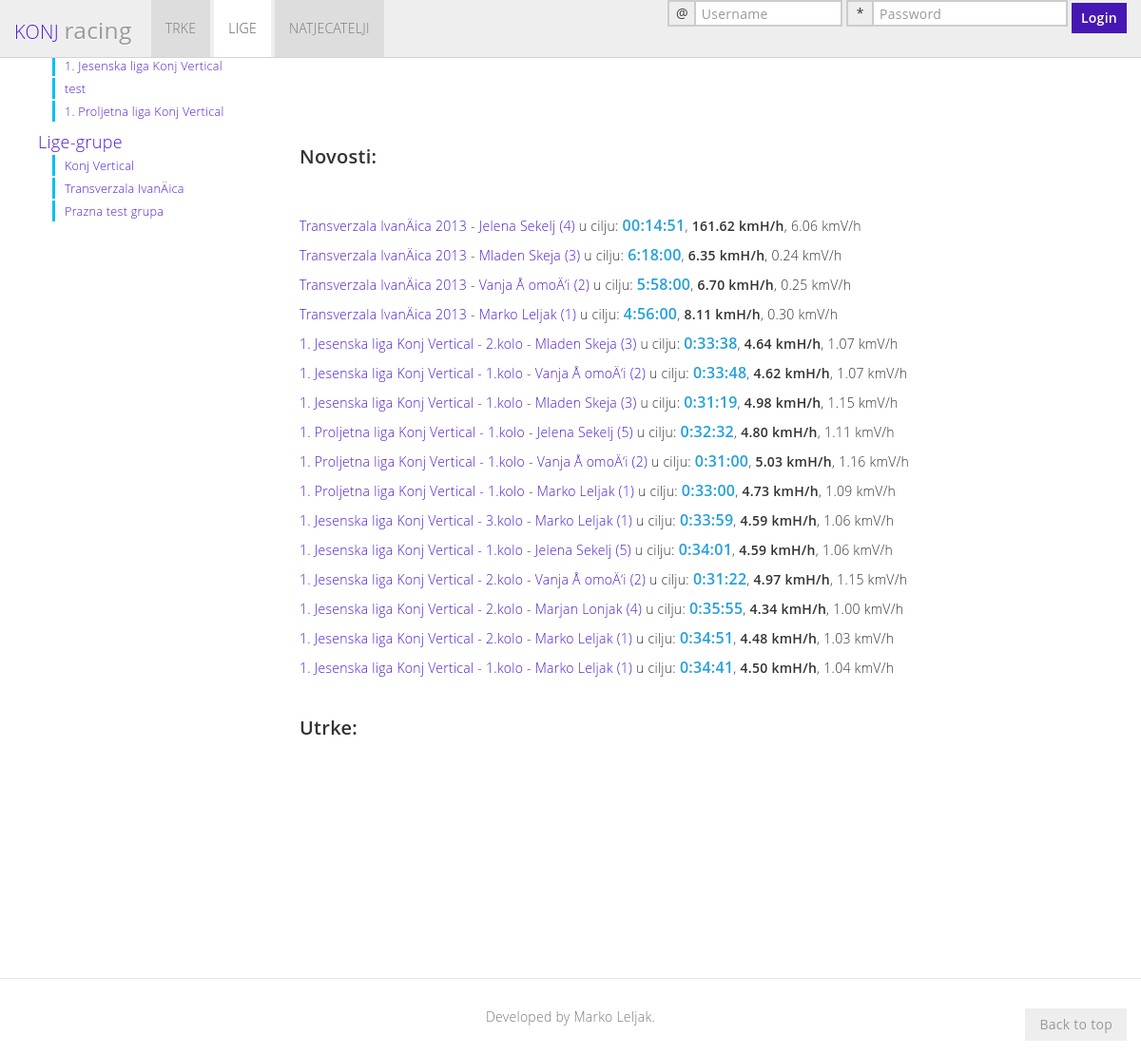
The page /league.php on the database its author committed.
### tables this page shows
CREATE TABLE `league` (
  `lea_id` int(11) NOT NULL AUTO_INCREMENT,
  `leagr_id` int(11) DEFAULT NULL,
  `sco_id` int(11) DEFAULT NULL,
  `org_id` int(11) NOT NULL,
  `lea_nam` varchar(80) NOT NULL,
  `lea_nams` varchar(20) DEFAULT NULL,
  `lea_fr_dat` datetime DEFAULT NULL,
  `lea_to_dat` datetime DEFAULT NULL,
  `lea_day` int(11) DEFAULT NULL,
  `lea_day_sco` int(11) DEFAULT NULL,
  `lea_desc` varchar(300) DEFAULT NULL,
  `lea_rul` varchar(500) DEFAULT NULL,
  `lea_leagr_sn` varchar(1) DEFAULT NULL COMMENT 'league uses start numbers from league group',
  `activity` varchar(1) DEFAULT NULL,
  `date` datetime DEFAULT NULL,
  `lea_ent_fee` decimal(10,0) DEFAULT NULL,
  `lea_gps` varchar(100) DEFAULT NULL,
  `lea_web_gps` varchar(100) DEFAULT NULL,
  PRIMARY KEY (`lea_id`),
  KEY `sco_id_idx` (`sco_id`),
  CONSTRAINT `sco_id` FOREIGN KEY (`sco_id`) REFERENCES `scoring` (`sco_id`) ON DELETE NO ACTION ON UPDATE NO ACTION
);

CREATE TABLE `league_group` (
  `leagr_id` int(11) NOT NULL AUTO_INCREMENT,
  `sco_id` int(11) DEFAULT NULL,
  `org_id` int(11) DEFAULT NULL,
  `leagr_nam` varchar(80) NOT NULL,
  `leagr_nams` varchar(20) DEFAULT NULL,
  `leagr_rul` varchar(500) DEFAULT NULL,
  `leagr_desc` varchar(300) DEFAULT NULL,
  `activity` varchar(1) DEFAULT NULL,
  `date` datetime DEFAULT NULL,
  `leagr_gps` varchar(100) DEFAULT NULL,
  `leagr_web_gps` varchar(100) DEFAULT NULL,
  PRIMARY KEY (`leagr_id`)
);

CREATE TABLE `race_result` (
  `res_id` int(11) NOT NULL AUTO_INCREMENT,
  `rac_id` int(11) NOT NULL,
  `res_chk_id` int(11) DEFAULT NULL,
  `sn_id` int(11) DEFAULT NULL,
  `res_typ_id` int(11) DEFAULT NULL,
  `res_fin_time` varchar(45) NOT NULL,
  `res_fin_time_sec` float DEFAULT NULL,
  `res_start` datetime DEFAULT NULL,
  `res_time` datetime DEFAULT NULL,
  `res_pen` varchar(45) DEFAULT NULL,
  `res_transfer_typ` varchar(1) DEFAULT NULL,
  `res_mob_id` int(11) DEFAULT NULL,
  `activity` varchar(1) DEFAULT NULL,
  `date` datetime DEFAULT NULL,
  PRIMARY KEY (`res_id`),
  KEY `rac_id_idx` (`rac_id`),
  CONSTRAINT `rac_id` FOREIGN KEY (`rac_id`) REFERENCES `race` (`rac_id`) ON DELETE NO ACTION ON UPDATE NO ACTION
);

CREATE TABLE `race` (
  `rac_id` int(11) NOT NULL AUTO_INCREMENT,
  `rac_typ_id` int(11) NOT NULL,
  `lea_id` int(11) DEFAULT NULL,
  `leagr_id` int(11) DEFAULT NULL,
  `val_id` int(11) DEFAULT NULL,
  `org_id` int(11) NOT NULL,
  `st_id` int(11) NOT NULL,
  `rac_lea_add` varchar(45) DEFAULT NULL COMMENT 'If race in several leagues, then write 3;4;12 as league id\\\\\\\\\\\\\\''s',
  `rac_leagr_add` varchar(45) DEFAULT NULL,
  `rac_typ_add` varchar(45) DEFAULT NULL COMMENT 'If race in several types, then write 3;4;12 as race type id\\\\\\''s',
  `rac_nam` varchar(80) NOT NULL COMMENT 'full name',
  `rac_nams` varchar(20) DEFAULT NULL COMMENT 'short name',
  `rac_fr_dat` datetime NOT NULL,
  `rac_to_dat` datetime DEFAULT NULL,
  `rac_start_dat` datetime DEFAULT NULL COMMENT 'Exact starting time',
  `rac_limit_dat` datetime DEFAULT NULL COMMENT 'Exact limit time',
  `rac_chrono` varchar(1) DEFAULT NULL COMMENT 'Chronometer - Y/N or D/N',
  `rac_kmH` float NOT NULL COMMENT 'Horizontal kilometers',
  `rac_kmHD` float DEFAULT NULL COMMENT 'Horizontal downhill kilometers',
  `rac_kmV` float NOT NULL COMMENT 'Vertical Kilometers',
  `rac_kmVD` float DEFAULT NULL COMMENT 'Vertical downhil kilometers',
  `rac_ent_fee` decimal(10,0) DEFAULT NULL COMMENT 'Entry fee',
  `rac_ent_fee_val` varchar(45) DEFAULT NULL COMMENT 'If race entry fee in several currencies, then write \\\\\\\\\\\\\\"fee,currency_id\\\\\\\\\\\\\\" as \\\\\\\\\\\\\\"100#2;120#4;200#5\\\\\\\\\\\\\\"',
  `rac_shirt` varchar(1) DEFAULT NULL,
  `rac_water` varchar(1) DEFAULT NULL,
  `rac_drink` varchar(1) DEFAULT NULL,
  `rac_eat` varchar(1) DEFAULT NULL,
  `rac_rs` varchar(1) DEFAULT NULL COMMENT 'rescue service',
  `rac_fraid` varchar(1) DEFAULT NULL COMMENT 'first aid',
  `rac_reg_fr_dat` datetime DEFAULT NULL,
  `rac_reg_to_dat` datetime DEFAULT NULL,
  `rac_desc` varchar(300) DEFAULT NULL,
  `rac_rul` varchar(500) DEFAULT NULL,
  `rac_man_eq` varchar(200) DEFAULT NULL COMMENT 'mandatory equipment, for example \\\\\\\\\\\\\\"compass; 1l water; buff\\\\\\\\\\\\\\"',
  `rac_chk` varchar(1) DEFAULT NULL COMMENT 'if race includes checkpoints',
  `rac_lea_rou` int(11) DEFAULT NULL COMMENT 'if race in league then round in league (1,2,3,...)',
  `rac_meal` varchar(1) DEFAULT NULL,
  `rac_gps` varchar(100) DEFAULT NULL,
  `rac_web_gps` varchar(100) DEFAULT NULL,
  `rac_transfer` varchar(1) DEFAULT NULL,
  `activity` varchar(1) DEFAULT NULL,
  `date` datetime NOT NULL,
  PRIMARY KEY (`rac_id`),
  KEY `rac_typ_id_idx` (`rac_typ_id`),
  KEY `st_num_idx` (`st_id`),
  CONSTRAINT `st_num` FOREIGN KEY (`st_id`) REFERENCES `start` (`st_id`),
  CONSTRAINT `rac_typ_id` FOREIGN KEY (`rac_typ_id`) REFERENCES `race_type` (`rac_typ_id`) ON DELETE NO ACTION ON UPDATE NO ACTION
);

### connect_to_mysql.php (called while the page is built, shortened)
<?php
function returnConnection()
{
$db_host = "localhost";
$db_username = "root";
$db_pass = "mysql";
$db_name = "konj";
$myConnection = mysqli_connect("$db_host","$db_username","$db_pass", "$db_name") or die ("could not connect to mysql");
return $myConnection;
}
?>

### functions.php (called while the page is built, shortened)
<?php
include "connect_to_mysql.php";
function queryMysql($query)
{
	$result = mysqli_query(returnConnection(), $query) or die(mysqli_error(returnConnection()));
	return $result;
}
?>

### components.php (the view, shortened to what this page needs)
<?php
function get_league_leaguegroup($type, $id){
    if($_SESSION['active_tab'] == "race")
    {
        $show_leagues_in_races_tab = get_parameter(null,"show_leagues_in_races_tab");
        $show_league_groups_in_races_tab = get_parameter(null,"show_league_groups_in_races_tab");
    }
    else $show_league_groups_in_races_tab = $show_leagues_in_races_tab = 1;
    if($show_leagues_in_races_tab)
    {
        echo
        '           <li>
          <a href="#page-components">Lige</a>
          <ul class="nav" id="leagues-active">';
        $query = "SELECT lea_nam, lea_id FROM league";
        $result = queryMysql($query);
        $num = mysqli_num_rows(queryMysql($query));
        for ($j = 0 ; $j < $num ; ++$j)
        {
    	    $row = mysqli_fetch_row($result);
            $leagueid = $row[1];
            $league='<li><a class="race-link" href="#" onclick=\'ajaxGetComponent("league", ' . $leagueid . ')\'>' . $row[0] . '</a></li>';
            echo $league;
        }
        echo
            '</ul>';
    }
    if($show_league_groups_in_races_tab)
    {
        echo '<li>
            <a href="#page-components">Lige-grupe</a>
            <ul class="nav" id="league-groups-active">';
        $query = "SELECT leagr_nam, leagr_id FROM league_group";
        $result = queryMysql($query);
        $num = mysqli_num_rows(queryMysql($query));
        for ($j = 0 ; $j < $num ; ++$j)
        {
    	    $row = mysqli_fetch_row($result);
            $league_gr_id = $row[1];
            $league_gr='<li><a class="race-link" href="#" onclick=\'ajaxGetComponent("league_gr", ' . $league_gr_id . ')\'>' . $row[0] . '</a></li>';
            echo $league_gr;
        }
        echo
            '</ul>';
    }
}
function get_general()
{
	echo'
    <div class="bs-docs-section" id="news">
       <div class="page-header">
          <h3>Novosti:</h3>
       </div>';
    $query = "select rr.sn_id, concat(p.per_nam, ' ', p.per_sur) as trkac,p.per_id ,
    	   rr.res_fin_time vrijeme, round(r.rac_kmh/get_time_decimal(rr.res_fin_time),2) as 'kmH/h',
			round(r.rac_kmv/get_time_decimal(rr.res_fin_time),2) as 'kmV/h',r.rac_nam,r.rac_id
        from race_result rr
        inner join race r on rr.rac_id=r.rac_id
        inner join start s on r.st_id=s.st_id
        inner join st_num st on s.st_id=st.st_id
        inner join person p on st.per_id=p.per_id
        where rr.sn_id=st.sn_id
        order by res_time desc limit 20";
    $result = queryMysql($query);
    $num = mysqli_num_rows(queryMysql($query));
    for ($i = 0 ; $i < $num ; ++$i)
    {
	$row = mysqli_fetch_row($result);
        $racer='<p>
			<a class="race-link" href="#" onclick=\'ajaxGetComponent("race", ' . $row[7] . ')\'>' . $row[6] . '</a>  -
			<a class="race-link" href="#"                 onclick=\'ajaxGetComponent("racer", ' . $row[2] . ')\'>' . $row[1] . ' (' . $row[0] . ')</a>
			 u cilju: <font size="3"><b class="accent-color">' . $row[3] . '</b></font>, <b>' . $row[4] . ' kmH/h</b>, ' . $row[5] . ' kmV/h</p>';
        echo $racer;
    }
	echo'</br>
          <h3>Utrke: </h3>';
    echo '</div>';
}
function get_footer(){
    echo'
    <a class="bs-docs-top affix" href="#welcome">Back to top</a>
    <footer class="bs-docs-footer ">
      <div class="container">
         <p>Developed by Marko Leljak.</p>
         <!--<p>Design by <a target="_blank" href="https://twitter.com/aozoralabs">@aozoralabs</a>.</p>
         <p>Code licensed under <a target="_blank" href="http://www.apache.org/licenses/LICENSE-2.0">Apache License v2.0</a> or <a target="_blank" href="http://www.gnu.org/licenses/gpl-2.0.html">GPL2</a>, documentation under <a href="http://creativecommons.org/licenses/by/3.0/">CC BY 3.0</a>.</p>-->
      </div>
    </footer>
    ';
}
?>

### assets/css/bootmetro-responsive.css (style rules this page uses)
@media (min-width: 1200px) { .container, .navbar-static-top .container, .navbar-fixed-top .container, .navbar-fixed-bottom .container { width: 1170px; } }

### assets/css/bootmetro-ui-light.css (style rules this page uses)
html, body { color: #333; background-color: #FFF; }
a { color: #4f1acb; }
.accent-color, header h1, header h2, table th { color: #24A0DA; }

### assets/css/docs.css (style rules this page uses)
html, body { position: relative; margin: 0; padding: 0; }
body { padding-top: 62px; }
.bs-docs-footer { padding-left: 15px; padding-right: 15px; }
.bs-docs-top { float: left; padding: 7px 15px; font-weight: 500; color: #999; background-color: #eee; }
.bs-docs-top.affix { position: fixed; right: 15px; bottom: 15px; }
section, .bs-docs-section { padding-top: 30px; }
.bs-docs-section h1, .bs-docs-section h2, .bs-docs-section h3, .bs-docs-section h4, .bs-docs-section h5, .bs-docs-section h6 { margin: 10px 0; }
.bs-docs-footer { text-align: center; padding-top: 30px; padding-bottom: 30px; margin-top: 100px; border-top: 1px solid #e5e5e5; }
.bs-docs-footer p { margin-bottom: 0; color: #777; }
@media screen and (min-width: 1200px) { .bs-docs-sidenav > li > a { width: 230px \9; } }

### rows shown on the page
league: lea_nam "1. Jesenska liga Konj Vertical"
league: lea_nam "test"
league: lea_nam "1. Proljetna liga Konj Vertical"
league_group: leagr_nam "Konj Vertical"
league_group: leagr_nam "Transverzala IvanÄica"
league_group: leagr_nam "Prazna test grupa"
race_result: rac.rac_nam "Transverzala IvanÄica 2013", row "Jelena Sekelj", sn "4", res_fin_time "00:14:51", row "161.62", row "6.06"
race_result: rac.rac_nam "Transverzala IvanÄica 2013", row "Mladen Skeja", sn "3", res_fin_time "6:18:00", row "6.35", row "0.24"
race_result: rac.rac_nam "Transverzala IvanÄica 2013", row "Vanja Å omoÄ‘i", sn "2", res_fin_time "5:58:00", row "6.70", row "0.25"
race_result: rac.rac_nam "Transverzala IvanÄica 2013", row "Marko Leljak", sn "1", res_fin_time "4:56:00", row "8.11", row "0.30"
race_result: rac.rac_nam "1. Jesenska liga Konj Vertical - 2.kolo", row "Mladen Skeja", sn "3", res_fin_time "0:33:38", row "4.64", row "1.07"
race_result: rac.rac_nam "1. Jesenska liga Konj Vertical - 1.kolo", row "Vanja Å omoÄ‘i", sn "2", res_fin_time "0:33:48", row "4.62", row "1.07"
race_result: rac.rac_nam "1. Jesenska liga Konj Vertical - 1.kolo", row "Mladen Skeja", sn "3", res_fin_time "0:31:19", row "4.98", row "1.15"
race_result: rac.rac_nam "1. Proljetna liga Konj Vertical - 1.kolo", row "Jelena Sekelj", sn "5", res_fin_time "0:32:32", row "4.80", row "1.11"
race_result: rac.rac_nam "1. Proljetna liga Konj Vertical - 1.kolo", row "Vanja Å omoÄ‘i", sn "2", res_fin_time "0:31:00", row "5.03", row "1.16"
race_result: rac.rac_nam "1. Proljetna liga Konj Vertical - 1.kolo", row "Marko Leljak", sn "1", res_fin_time "0:33:00", row "4.73", row "1.09"
race_result: rac.rac_nam "1. Jesenska liga Konj Vertical - 3.kolo", row "Marko Leljak", sn "1", res_fin_time "0:33:59", row "4.59", row "1.06"
race_result: rac.rac_nam "1. Jesenska liga Konj Vertical - 1.kolo", row "Jelena Sekelj", sn "5", res_fin_time "0:34:01", row "4.59", row "1.06"
race_result: rac.rac_nam "1. Jesenska liga Konj Vertical - 2.kolo", row "Vanja Å omoÄ‘i", sn "2", res_fin_time "0:31:22", row "4.97", row "1.15"
race_result: rac.rac_nam "1. Jesenska liga Konj Vertical - 2.kolo", row "Marjan Lonjak", sn "4", res_fin_time "0:35:55", row "4.34", row "1.00"
race_result: rac.rac_nam "1. Jesenska liga Konj Vertical - 2.kolo", row "Marko Leljak", sn "1", res_fin_time "0:34:51", row "4.48", row "1.03"
race_result: rac.rac_nam "1. Jesenska liga Konj Vertical - 1.kolo", row "Marko Leljak", sn "1", res_fin_time "0:34:41", row "4.50", row "1.04"
